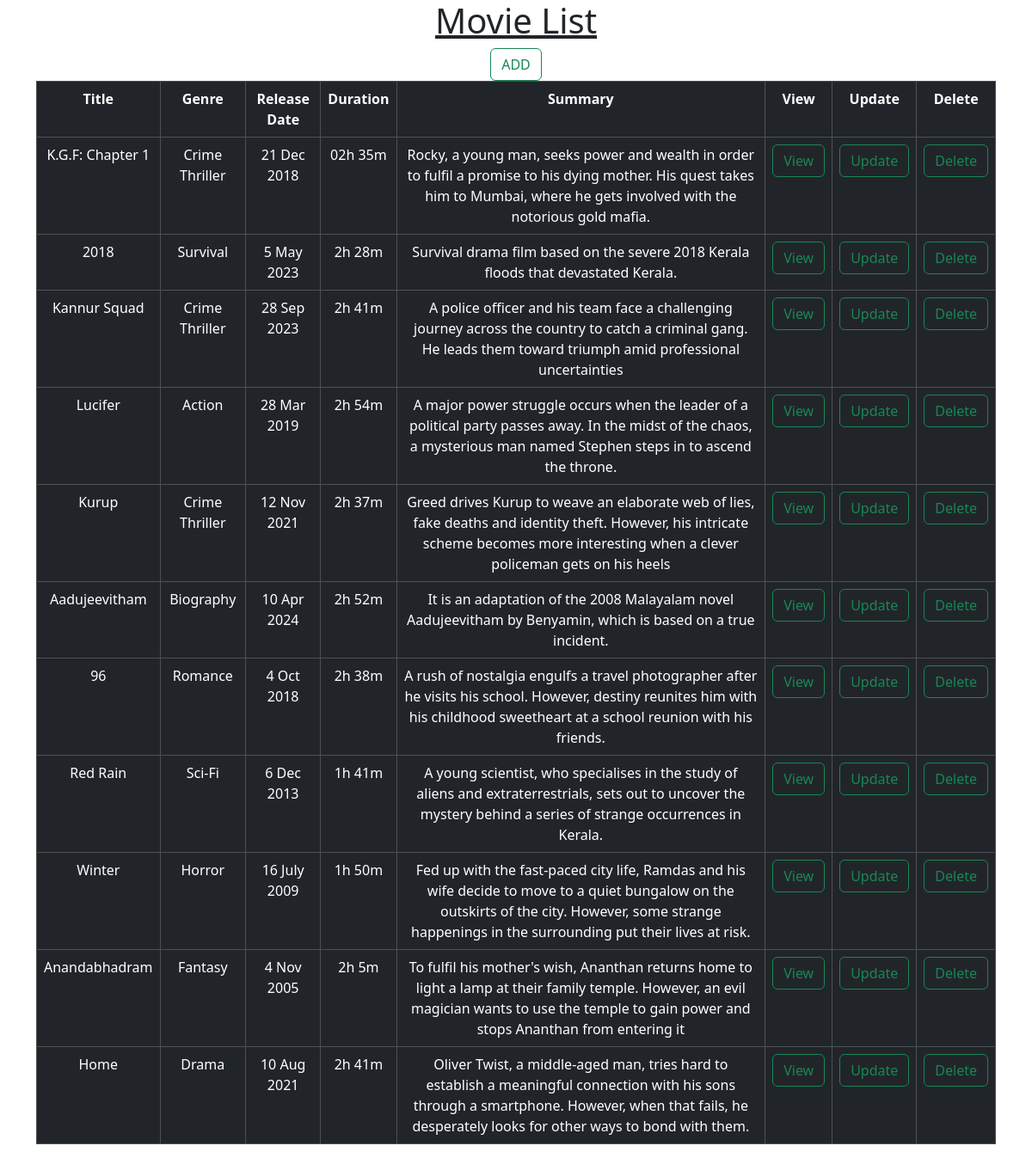
The page / on the database its author committed.
### film/models.py (models this page shows, shortened)
class movie(models.Model):
    title=models.CharField(max_length=100)
    release_date=models.CharField(max_length=20)
    duration=models.CharField(max_length=20)
    summary=models.TextField(max_length=500)
    genre=models.ForeignKey(genre,on_delete=models.CASCADE)

class genre(models.Model):
    name=models.CharField(max_length=50)
    description=models.TextField(max_length=200,null=True)
    def __str__(self):
        return self.name

### film/views.py (the view)
# urls.py: path('',MovieList.as_view(),name="movie_list"),
class MovieList(View):
    def get(self,request,*args,**kwargs):
        qs=movie.objects.all()
        print(request.GET)
        return render(request,"mov_list.html",{"qs":qs})

### film/templates/mov_list.html (shortened to what this page needs)
<!DOCTYPE html>
<html lang="en">
<head>
    <link href="https://cdn.jsdelivr.net/npm/bootstrap@5.3.2/dist/css/bootstrap.min.css" rel="stylesheet"
>
</head>
<body>
    <div class="container">
        <table class="table table-bordered table-dark" align="center">
            <center>
                <u>
                    <h1>Movie List</h1>
                </u>
                <a class="btn btn-outline-success" href="{% url 'movie'  %}">ADD
                </a>
            </center>
            <tr>
                <th>Title</th>
                <th>Genre</th>
                <th>Release Date</th>
                <th>Duration</th>
                <th>Summary</th>
                <th>View</th>
                <th>Update</th>
                <th>Delete</th>
            </tr>
            {% for i in qs%}
            <tr>
                <td>{{i.title}}</td>
                <td>{{i.genre}}</td>
                <td>{{i.release_date}}
                <td>{{i.duration}}</td>
                <td>{{i.summary}}</td>
                <td>
                    <a class="btn btn-outline-success" href="{% url 'mov-details' i.id %}">View
                    </a>
                </td>
                <td>
                    <a class="btn btn-outline-success" href="{% url 'mov-update' i.id %}">Update
                    </a>
                </td>
                <td>
                    <a class="btn btn-outline-success" href="{% url 'mov-delete' i.id %}">Delete
                    </a>
                </td>
            </tr>
            {%endfor%}
        </table>
    </div>
</body>
</html>

### film/templates/mov_list.html (style rules this page uses)
table { text-align: center; }

### rows shown on the page
movie: title "K.G.F: Chapter 1", genre "Crime Thriller", release_date "21 Dec 2018", duration "02h 35m", summary "Rocky, a young man, seeks power and wealth in order to fulfil a promise to his dying mother. His quest takes him to Mumbai, where he gets involved with the notorious gold mafia."
movie: title "2018", genre "Survival", release_date "5 May 2023", duration "2h 28m", summary "Survival drama film based on the severe 2018 Kerala floods that devastated Kerala."
movie: title "Kannur Squad", genre "Crime Thriller", release_date "28 Sep 2023", duration "2h 41m", summary "A police officer and his team face a challenging journey across the country to catch a criminal gang. He leads them toward triumph amid professional uncertainties"
movie: title "Lucifer", genre "Action", release_date "28 Mar 2019", duration "2h 54m", summary "A major power struggle occurs when the leader of a political party passes away. In the midst of the chaos, a mysterious man named Stephen steps in to ascend the throne."
movie: title "Kurup", genre "Crime Thriller", release_date "12 Nov 2021", duration "2h 37m", summary "Greed drives Kurup to weave an elaborate web of lies, fake deaths and identity theft. However, his intricate scheme becomes more interesting when a clever policeman gets on his heels"
movie: title "Aadujeevitham", genre "Biography", release_date "10 Apr 2024", duration "2h 52m", summary "It is an adaptation of the 2008 Malayalam novel Aadujeevitham by Benyamin, which is based on a true incident."
movie: title "96", genre "Romance", release_date "4 Oct 2018", duration "2h 38m", summary "A rush of nostalgia engulfs a travel photographer after he visits his school. However, destiny reunites him with his childhood sweetheart at a school reunion with his friends."
movie: title "Red Rain", genre "Sci-Fi", release_date "6 Dec 2013", duration "1h 41m", summary "A young scientist, who specialises in the study of aliens and extraterrestrials, sets out to uncover the mystery behind a series of strange occurrences in Kerala."
movie: title "Winter", genre "Horror", release_date "16 July 2009", duration "1h 50m", summary "Fed up with the fast-paced city life, Ramdas and his wife decide to move to a quiet bungalow on the outskirts of the city. However, some strange happenings in the surrounding put their lives at risk."
movie: title "Anandabhadram", genre "Fantasy", release_date "4 Nov 2005", duration "2h 5m", summary "To fulfil his mother's wish, Ananthan returns home to light a lamp at their family temple. However, an evil magician wants to use the temple to gain power and stops Ananthan from entering it"
movie: title "Home", genre "Drama", release_date "10 Aug 2021", duration "2h 41m", summary "Oliver Twist, a middle-aged man, tries hard to establish a meaningful connection with his sons through a smartphone. However, when that fails, he desperately looks for other ways to bond with them."
